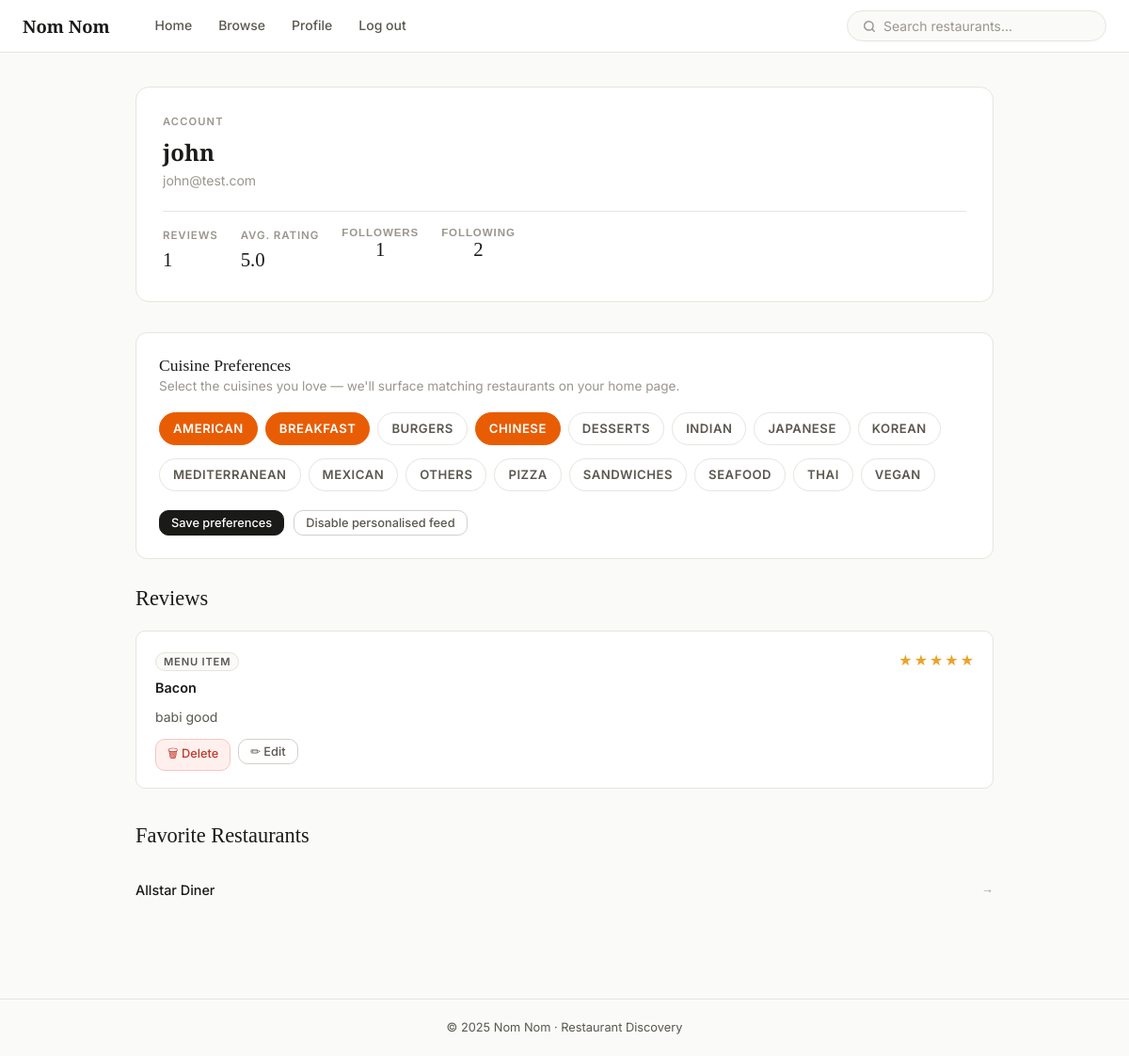
Screenshot of /profile (signed in) with the database file from the repository.
### tables this page shows
CREATE TABLE categories (
    category_id INTEGER PRIMARY KEY AUTOINCREMENT,
    name TEXT NOT NULL,
    description TEXT
);

CREATE TABLE menu_item_reviews (
    review_id INTEGER PRIMARY KEY AUTOINCREMENT,
    item_id INTEGER NOT NULL,
    user_id INTEGER NOT NULL,
    rating INTEGER NOT NULL CHECK(rating BETWEEN 1 AND 5),
    content TEXT,
    upvotes INTEGER DEFAULT 0,
    UNIQUE (user_id, item_id),
    FOREIGN KEY (item_id)  REFERENCES menu_items(item_id),
    FOREIGN KEY (user_id)  REFERENCES users(user_id) ON DELETE CASCADE
);

CREATE TABLE menu_items (
    item_id INTEGER PRIMARY KEY AUTOINCREMENT,
    restaurant_id INTEGER NOT NULL,
    menu_category_id INTEGER,
    name TEXT NOT NULL,
    description TEXT,
    price REAL,
    avg_rating REAL DEFAULT 0.00,
    total_reviews INTEGER DEFAULT 0,
    FOREIGN KEY (restaurant_id) REFERENCES restaurants(restaurant_id),
    FOREIGN KEY (menu_category_id) REFERENCES menu_categories(menu_category_id)
);

CREATE TABLE favorites (
    favorite_id INTEGER PRIMARY KEY AUTOINCREMENT,
    user_id INTEGER NOT NULL,
    restaurant_id INTEGER NOT NULL,
    UNIQUE (user_id, restaurant_id),
    FOREIGN KEY (user_id) REFERENCES users(user_id) ON DELETE CASCADE,
    FOREIGN KEY (restaurant_id) REFERENCES restaurants(restaurant_id)
);

CREATE TABLE restaurants (
    restaurant_id INTEGER PRIMARY KEY AUTOINCREMENT,
    name TEXT NOT NULL,
    category_id INTEGER,
    price_range TEXT,
    full_address TEXT,
    city TEXT,
    state TEXT,
    latitude REAL,
    longitude REAL,
    avg_rating REAL DEFAULT 0.00,
    total_reviews INTEGER DEFAULT 0,
    FOREIGN KEY (category_id) REFERENCES categories(category_id)
);

### web/app.py (the view)
@app.route("/profile")
@login_required
def profile():
    uid      = current_user()["user_id"]
    history  = db.get_user_review_history(uid)
    favs     = db.get_user_favorites(uid)
    follow_counts = db.get_follow_counts(uid)
    following = db.get_following(uid)
    followers = db.get_followers(uid)
    user_prefs = prefs.get_preferences(uid)
    all_cats   = db.get_all_categories()
    return render_template(
        "profile.html",
        history=history,
        favs=favs,
        counts=follow_counts,
        following=following,
        followers=followers,
        user_prefs=user_prefs,
        all_cats=all_cats,
    )

### preferences.py (called while the page is built)
def _load() -> dict:
    if not os.path.exists(_PREF_PATH):
        return {"_schema": {}, "users": {}}
    with open(_PREF_PATH, "r", encoding="utf-8") as f:
        return json.load(f)

def get_preferences(user_id: int) -> dict:
    data = _load()
    key  = str(user_id)
    return data["users"].get(key, {
        "cuisine_preferences": [],
        "price_range":         None,
        "show_personalized":   True,
    })

### sqlQueries.py (called while the page is built)
def get_connection() -> sqlite3.Connection:
    conn = sqlite3.connect(DB_PATH)
    conn.row_factory = sqlite3.Row
    conn.execute("PRAGMA journal_mode = WAL")
    conn.execute("PRAGMA foreign_keys = ON")
    return conn

def get_all_categories() -> list[dict]:
    with get_connection() as conn:
        rows = conn.execute(
            "SELECT category_id, name FROM categories GROUP BY name ORDER BY name"
        ).fetchall()
    return [dict(r) for r in rows]

def get_user_favorites(uid: int) -> list[dict]:
    with get_connection() as conn:
        rows = conn.execute("""
            SELECT f.favorite_id, f.restaurant_id, r.name
            FROM favorites f
            JOIN restaurants r ON r.restaurant_id = f.restaurant_id
            WHERE f.user_id = ?
            ORDER BY r.name
        """, (uid,)).fetchall()
    return [dict(r) for r in rows]

def get_followers(user_id: int) -> list[dict]:
    with get_connection() as conn:
        rows = conn.execute("""
            SELECT u.user_id, u.username
            FROM follows f
            JOIN users u ON u.user_id = f.follower_id
            WHERE f.followee_id = ?
            ORDER BY u.username
        """, (user_id,)).fetchall()
    return [dict(r) for r in rows]

def get_following(user_id: int) -> list[dict]:
    with get_connection() as conn:
        rows = conn.execute("""
            SELECT u.user_id, u.username
            FROM follows f
            JOIN users u ON u.user_id = f.followee_id
            WHERE f.follower_id = ?
            ORDER BY u.username
        """, (user_id,)).fetchall()
    return [dict(r) for r in rows]

def get_follow_counts(user_id: int) -> dict:
    with get_connection() as conn:
        followers = conn.execute(
            "SELECT COUNT(*) FROM follows WHERE followee_id=?", (user_id,)
        ).fetchone()[0]
        following = conn.execute(
            "SELECT COUNT(*) FROM follows WHERE follower_id=?", (user_id,)
        ).fetchone()[0]
    return {"followers": followers, "following": following}

### web/app.py (called while the page is built)
def current_user():
    return session.get("user")

### web/templates/profile.html (shortened to what this page needs)
{% extends "base.html" %}
{% block content %}
<div class="profile-layout">
  <div id="profile-header">
    <div>
      <p class="eyebrow">Account</p>
      <div class="profile-name">{{ user.username }}</div>
      <div class="profile-email">{{ user.email }}</div>
    </div>
    <div class="profile-stats">
      <div>
        <div class="profile-stat-label">Reviews</div>
        <div class="profile-stat-value">{{ history|length }}</div>
      </div>
      <div>
        <div class="profile-stat-label">Avg. rating</div>
        <div class="profile-stat-value">
          {% if history %}
            {{ "%.1f"|format((history|map(attribute='rating')|list|sum) / history|length) }}
          {% else %}—{% endif %}
        </div>
      </div>
      <div>
        <button class="profile-stat-btn" onclick="toggleModal('followers-modal')">
          <div class="profile-stat-label">Followers</div>
          <div class="profile-stat-value">{{ counts.followers }}</div>
        </button>
      </div>
      <div>
        <button class="profile-stat-btn" onclick="toggleModal('following-modal')">
          <div class="profile-stat-label">Following</div>
          <div class="profile-stat-value">{{ counts.following }}</div>
        </button>
      </div>
    </div>
  </div>
  <div id="preferences" class="pref-panel">
    <h2>Cuisine Preferences</h2>
    <p class="pref-hint">Select the cuisines you love — we'll surface matching restaurants on your home page.</p>
    <form method="POST" action="{{ url_for('save_cuisine_preferences') }}">
      <div class="pref-chip-grid">
        {% for cat in all_cats %}
          <label class="pref-chip {% if cat.category_id in user_prefs.get('cuisine_preferences', []) %}pref-chip--on{% endif %}">
            {{ cat.name }}
          </label>
        {% endfor %}
      </div>
      <div style="margin-top:14px;display:flex;gap:10px;align-items:center">
        <button type="submit" class="btn btn--primary btn--sm">Save preferences</button>
        <form method="POST" action="{{ url_for('toggle_personalised') }}" style="margin:0">
          <button type="submit" class="btn btn--ghost btn--sm">
            {{ 'Disable' if user_prefs.get('show_personalized', True) else 'Enable' }} personalised feed
          </button>
        </form>
      </div>
    </form>
  </div>
  <div id="reviews_container">
    <h2>Reviews</h2>
    {% if history %}
      {% for review in history %}
        <div class="review">
          <div class="review__header">
            <div>
              <span class="review__type">{{ review.review_type|replace('_',' ')|title }}</span>
              <div class="review__subject">{{ review.subject }}</div>
            </div>
            <div class="stars">
              {% for i in range(1,6) %}
                <span class="stars_icon {% if i <= review.rating %}filled{% endif %}">★</span>
              {% endfor %}
            </div>
          </div>
          {% if review.content %}
            <p class="review__content">{{ review.content }}</p>
          {% endif %}
          <div class="review__actions">
            {% if review.review_type == 'menu_item' %}
              <form method="POST" action="{{ url_for('delete_review', rev_id=review.review_id, rev_type='men') }}"
                    onsubmit="return confirm('Delete your review?')">
                <button type="submit" class="btn btn--danger btn--sm">🗑 Delete</button>
              </form>
              <div id="ir-view-{{ review.review_id }}">
                <button onclick="toggleItemEdit({{ review.review_id }})" class="btn btn--ghost btn--sm">✏ Edit</button>
              </div>
            {% endif %}
          </div>
        </div>
      {% endfor %}
    {% else %}
      <div class="empty-state">No reviews yet. Go explore some restaurants!</div>
    {% endif %}
  </div>
  <div id="favorites-container">
    <h2>Favorite Restaurants</h2>
    {% if favs %}
      <ul class="fav-list">
        {% for f in favs %}
          <li>
            <a href="{{ url_for('restaurant', rid=f.restaurant_id) }}" class="fav-item">
              {{ f.name }}
            </a>
          </li>
        {% endfor %}
      </ul>
    {% else %}
      <div class="empty-state">No favorites yet. Save restaurants you love!</div>
    {% endif %}
  </div>
</div>
{% endblock %}

### rows the page displays
categories: name "AMERICAN"
categories: name "BREAKFAST"
categories: name "BURGERS"
categories: name "CHINESE"
categories: name "DESSERTS"
categories: name "INDIAN"
categories: name "JAPANESE"
categories: name "KOREAN"
categories: name "MEDITERRANEAN"
categories: name "MEXICAN"
categories: name "OTHERS"
categories: name "PIZZA"
categories: name "SANDWICHES"
categories: name "SEAFOOD"
categories: name "THAI"
categories: name "VEGAN"
menu_item_reviews: review_type "MENU ITEM", subject "Bacon", content "babi good"
favorites: name "Allstar Diner"

### other values shown
{{ user.username }} "john"
{{ user.email }} "john@test.com"
{{ history|length }} "1"
{{ counts.followers }} "1"
{{ counts.following }} "2"
{{ 'Disable' if user_prefs.get('show_personalized', True) else 'Enable' }} "Disable"
{{ 2025 }} "2025"
